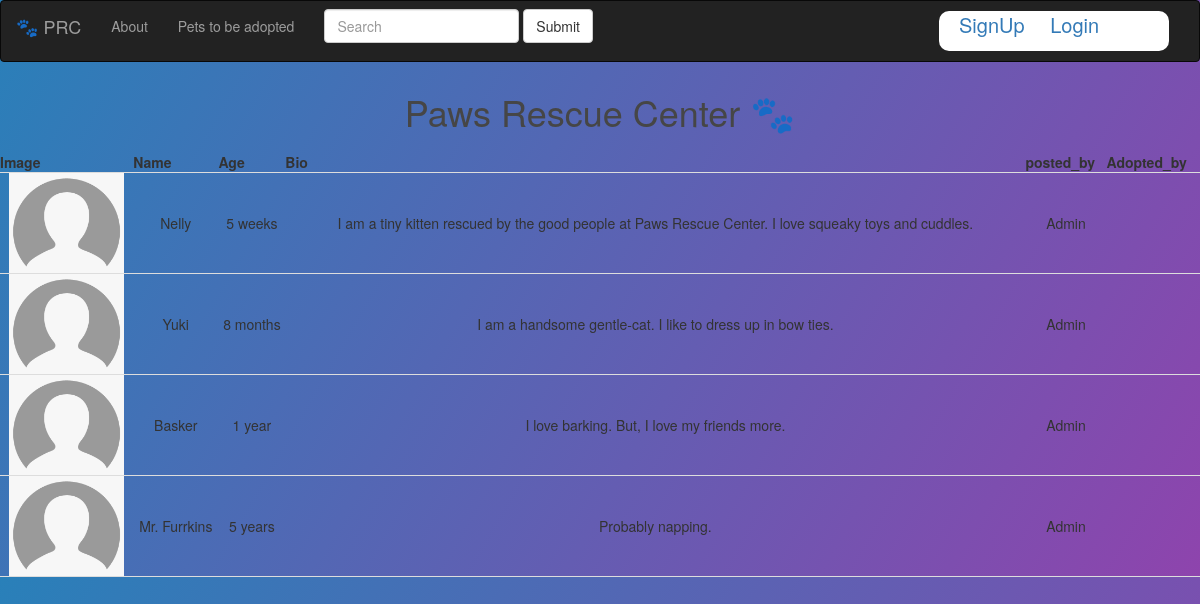
The page / on the database its author committed.
### app.py (models this page shows)
class Pet(db.Model):
    __tablename__ = 'pet'
    id = db.Column(db.Integer, primary_key = True)
    name = db.Column(db.String, unique = True)
    age = db.Column(db.String)
    bio = db.Column(db.String)
    pet_pic = db.Column(db.String(), nullable=True)
    posted_by_id = db.Column(db.Integer, db.ForeignKey('user.id'))
    posted_by = db.relationship("User",foreign_keys = [posted_by_id])
    adopted_by_id = db.Column(db.Integer, db.ForeignKey('user.id'))
    abopted_by = db.relationship("User",foreign_keys = [adopted_by_id])

### app.py (the view)
@app.route("/")
def home():
    pets = Pet.query.all()
    return render_template("home.html",pets = pets)

### templates/home.html (shortened to what this page needs)
{% extends "base.html" %}
{% block content %}
  <h1 id = "title"><center>Paws Rescue Center 🐾</center></h1>
  <table>
    <tr>
      <th>Image</th>
      <th>Name</th>
      <th>Age</th>
      <th>Bio</th>
      <th>posted_by</th>
      <th>Adopted_by</th>
    </tr>
    {% for pet in pets %}
      <tr>
        {% if pet.pet_pic != None %}
        <td><a href="{{url_for('pet_details',pet_id = pet.id)}}"><img height="100" src="{{url_for('static', filename = 'images/'+pet.pet_pic)}}"></a></td>
          {% else %}
        <td><a href="{{url_for('pet_details',pet_id = pet.id)}}"><img height="100" src="{{url_for('static', filename = 'images/default.png')}}"></a></td>
            {% endif %}
        <td>{{pet['name']}}</td>
        <td>{{pet['age']}}</td>
        <td>{{pet['bio']}}</td>
        <td>{% if pet.posted_by_id == None %}
              Admin
            {% else %}
              {{pet.poster.full_name}}
            {% endif %}
        </td>
        <td>
    </td>
      </tr>
    {% endfor %}
  </table>
{% endblock %}

### templates/base.html (shortened to what this page needs)
<!DOCTYPE html>
<html lang="en">
<head>
    <link rel="stylesheet" href="{{url_for('static', filename = 'style.css')}}">
<link rel='stylesheet' href='https://maxcdn.bootstrapcdn.com/bootstrap/3.3.4/css/bootstrap.min.css'>
<link rel='stylesheet' href='https://maxcdn.bootstrapcdn.com/font-awesome/4.2.0/css/font-awesome.min.css'>
</head>
<body>
  <nav class="navbar navbar-default navbar-inverse" role="navigation">
    <div class="container-fluid">
      <div class="navbar-header">
        <a class="navbar-brand" href="{{url_for('home')}}">🐾 PRC</a>
      </div>
      <div class="collapse navbar-collapse" id="bs-example-navbar-collapse-1">
        <ul class="nav navbar-nav">
          <li><a href="{{url_for('about')}}">About</a></li>
          <li><a href="{{url_for('home')}}">Pets to be adopted</a></li>
        </ul>
        <form class="navbar-form navbar-left" role="search">
          <div class="form-group">
            <input type="text" class="form-control" placeholder="Search">
          </div>
          <button type="submit" class="btn btn-default">Submit</button>
        </form>
        <ul class="login">
          {% if 'user' in session %}
          <li style="display:inline"><a href="{{url_for('logout')}}">LogOut</a></li>
          {% else %}
          <li style="display:inline"><a href="{{url_for('signup')}}">SignUp</a></li>
          <li style="display:inline"><a href="{{url_for('login')}}">Login</a></li>
          {% endif%}
        </ul>
      </div>
    </div>
  </nav>
  {% block content %}
  {% endblock %}
</body>
</html>

### static/style.css (style rules this page uses)
#title { padding: 10px; color: #464646; }
* { margin: 0; padding: 0; box-sizing: border-box; }
body { background: linear-gradient(120deg, #2980b9,#8e44ad); }
table { width: 100%; text-align: center; }
th, td { padding: 8px; border-bottom: 1px solid #ddd; }
.login { background-color: #fff; width: 230px; font-size: 20px; float: right; margin-top: 10px; height: 40px; border-radius: 10px; }
.login li { color: white; margin-left: 20px; margin-top: 20px; }

### rows shown on the page
Pet: name "Nelly", age "5 weeks", bio "I am a tiny kitten rescued by the good people at Paws Rescue Center. I love squeaky toys and cuddles.", shows "Admin"
Pet: name "Yuki", age "8 months", bio "I am a handsome gentle-cat. I like to dress up in bow ties.", shows "Admin"
Pet: name "Basker", age "1 year", bio "I love barking. But, I love my friends more.", shows "Admin"
Pet: name "Mr. Furrkins", age "5 years", bio "Probably napping.", shows "Admin"
